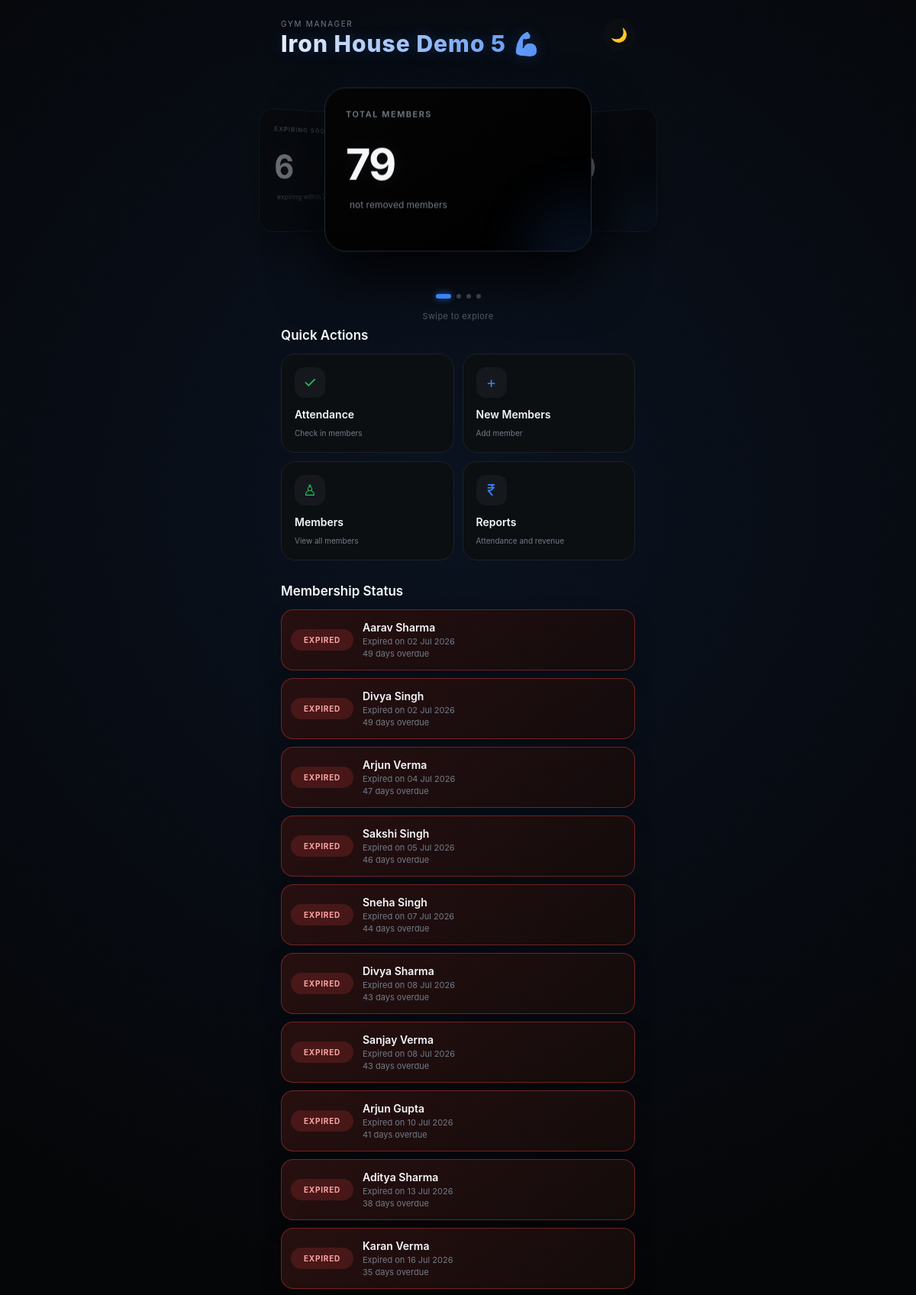
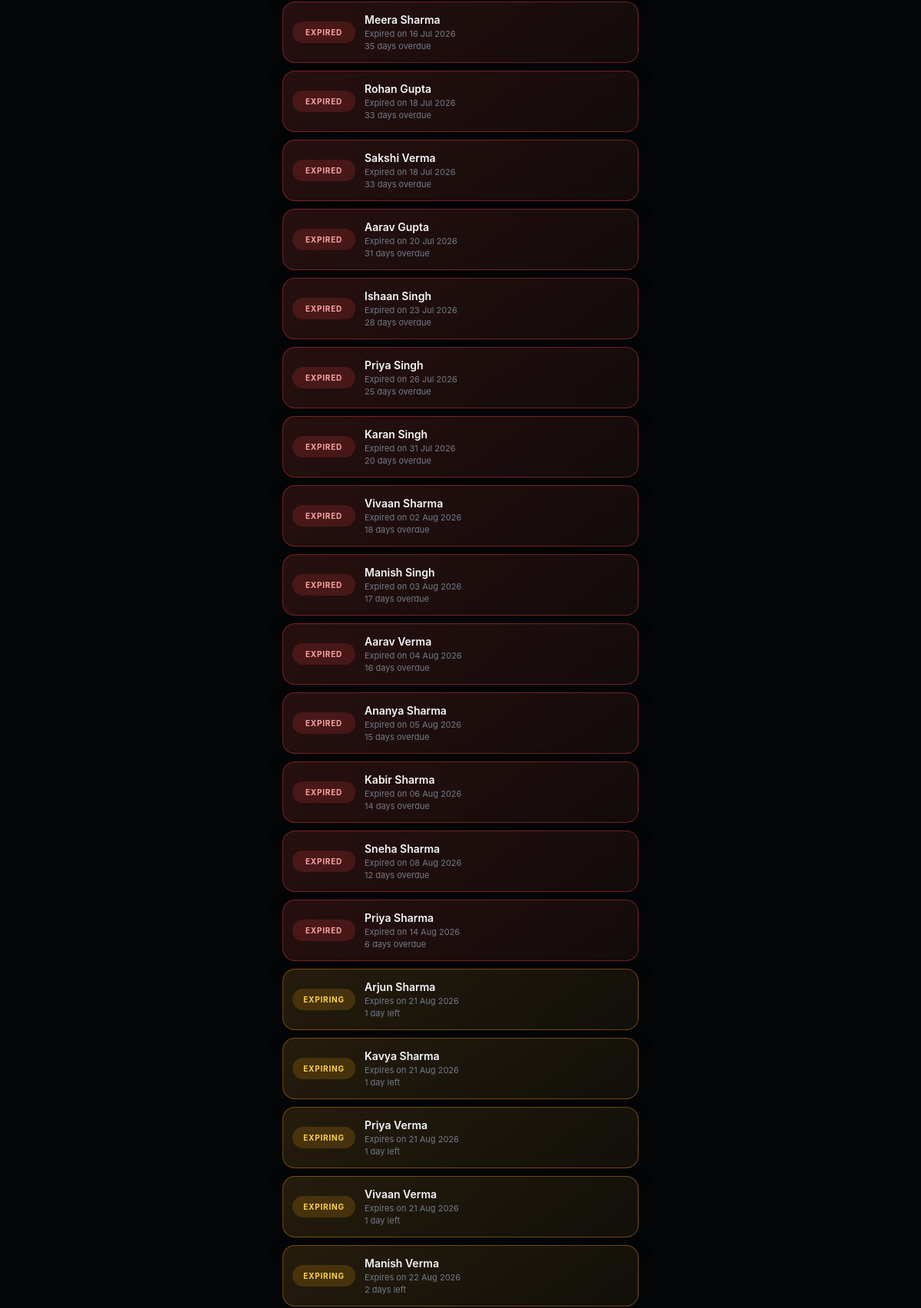
/ (signed in, upper part), run on the app's committed database (2 pictures, top to bottom).
### models.py (models this page shows, shortened)
class GymOwner(UserMixin, db.Model):
    __tablename__ = "gym_owner"
    id = db.Column(db.Integer, primary_key=True)
    username = db.Column(db.String(50), unique=True, nullable=False)
    password_hash = db.Column(db.String(255), nullable=False)
    name = db.Column(db.String(100), nullable=False)
    phone = db.Column(db.String(15), nullable=False)
    join_date = db.Column(db.Date, default=date.today)
    payment_due_date = db.Column(db.Date)
    owner_plan = db.Column(db.String(50))
    member_limit_warning_plan = db.Column(db.String(50))
    trial_days = db.Column(db.Integer, nullable=False, default=0)
    inactive_member_removal_days = db.Column(db.Integer, nullable=False, default=30)
    send_reminder = db.Column(db.Boolean, nullable=False, default=False)
    owner_payments = db.relationship(
        "OwnerPayment",
        backref="owner",
        lazy=True,
        cascade="all, delete-orphan"
    )
    members = db.relationship(
        "Member",
        backref="owner",
        lazy=True,
        cascade="all, delete-orphan"
    )
    plans = db.relationship(
        "MembershipPlan",
        backref="owner",
        lazy=True,
        cascade="all, delete-orphan"
    )

class Member(db.Model):
    __tablename__ = "member"
    id = db.Column(db.Integer, primary_key=True)
    owner_id = db.Column(
        db.Integer,
        db.ForeignKey("gym_owner.id"),
        nullable=False,
        index=True
    )
    name = db.Column(db.String(100), nullable=False)
    address = db.Column(db.String(150), nullable=False)
    phone = db.Column(db.String(15), nullable=False)
    join_date = db.Column(db.Date, nullable=False)
    notes = db.Column(db.Text)
    membership_active = db.Column(db.Boolean, default=True, nullable=False)
    send_membership_reminder = db.Column(db.Boolean, default=True)
    current_plan_id = db.Column(
        db.Integer,
        db.ForeignKey("membership_plan.id")
    )
    current_plan = db.relationship("MembershipPlan", foreign_keys=[current_plan_id])
    membership_start = db.Column(db.Date)
    membership_expiry = db.Column(db.Date)
    memberships = db.relationship(
        "Membership",
        backref="member",
        lazy=True,
        cascade="all, delete-orphan"
    )
    attendance = db.relationship(
        "Attendance",
        backref="member",
        lazy=True,
        cascade="all, delete-orphan"
    )
    __table_args__ = (
        db.UniqueConstraint(
            "owner_id",
            "name",
            name="uq_owner_member_name"
        ),
    )

### routes/members.py (the view)
@members_bp.route("/")
def index():
    if current_user.is_authenticated:
        if current_user.username == config.admin["username"]:
            return redirect("/admin")
        elif current_user.payment_due_date and date.today() > current_user.payment_due_date:
            logout_user()
            return redirect(url_for("members.plan_over"))
        today = date.today()
        month_start = today.replace(day=1)
        total_members = Member.query.filter_by(
            owner_id=current_user.id, membership_active=True
        ).count()
        monthly_revenue = db.session.query(func.sum(Membership.amount_paid)).join(Member).filter(
            Member.owner_id == current_user.id,
            Membership.payment_date >= month_start,
            Membership.payment_date <= today,
        ).scalar() or 0
        today_attendance = Attendance.query.join(Member).filter(
            Member.owner_id == current_user.id,
            Member.membership_active.is_(True),
            Attendance.attendance_date == today,
        ).count()
        expired_members = Member.query.filter(
            Member.owner_id == current_user.id,
            Member.membership_active.is_(True),
            Member.membership_expiry < today,
        ).order_by(Member.membership_expiry.asc(), Member.name.asc()).all()
        expiring_soon = Member.query.filter(
            Member.owner_id == current_user.id,
            Member.membership_active.is_(True),
            Member.membership_expiry >= today,
            Member.membership_expiry <= today + relativedelta(days=7),
        ).order_by(Member.membership_expiry.asc(), Member.name.asc()).all()
        return render_template(
            "home.html", active_page="home", total_members=total_members,
            monthly_revenue=monthly_revenue, today_attendance=today_attendance,
            expiring_soon=len(expiring_soon), expired_members=expired_members,
            expiring_members=expiring_soon, today=today,
        )
    return render_template("index.html")

### security.py (called while the page is built)
def csrf_token():
    token = session.get(CSRF_SESSION_KEY)
    if token is None:
        token = token_urlsafe(32)
        session[CSRF_SESSION_KEY] = token
    return token

### templates/home.html (shortened to what this page needs)
{% extends "components/base.html" %}
{% block head%}
<link rel="stylesheet" href="{{ url_for('static', filename='css/home.css') }}">
{% endblock %}
{% block body %}
<header class="header">
  <div class="gym-name-wrap">
    <p class="small-text">GYM MANAGER</p>
    <h1>{{ current_user.name }} 💪🏻</h1>
  </div>
  <button id="themeBtn" onclick="toggleTheme()">🌙</button>
</header>
<section class="showcase" id="showcase">
  <div class="showcase-stage">
    <div class="stat-card active">
      <div class="stat-label">TOTAL MEMBERS</div>
      <div class="stat-number">{{total_members}}</div>
      <div class="stat-growth green">
        <span> not removed members </span>
      </div>
    </div>
    <div class="stat-card">
      <div class="stat-label">MONTHLY REVENUE</div>
      <div class="stat-number">₹{{ monthly_revenue }}</div>
      <div class="stat-growth green">
        <span> payments this month </span>
      </div>
    </div>
    <div class="stat-card">
      <div class="stat-label">EXPIRING SOON</div>
      <div class="stat-number">{{ expiring_soon }}</div>
      <div class="stat-growth green">
        <span> expiring within 7 days </span>
      </div>
    </div>
  </div>
  <div class="showcase-dots">
    <span class="dot active"></span>
    <span class="dot"></span>
    <span class="dot"></span>
    <span class="dot"></span>
  </div>
  <p class="swipe-hint">Swipe to explore</p>
</section>
<section class="quick-section">
  <div class="section-title">
    <h2>Quick Actions</h2>
  </div>
  <div class="actions">
    <a href="attendance" class="action-card">
      <div class="icon green-icon">✓</div>
      <div>
        <span> Attendance </span>
        <small> Check in members </small>
      </div>
    </a>
    <a class="action-card" href="/add_member">
      <div class="icon blue-icon">+</div>
      <div>
        <span> New Members </span>
        <small> Add member </small>
      </div>
    </a>
    <a href="{{ url_for('members.members') }}" class="action-card">
      <div class="icon green-icon">♙</div>
      <div>
        <span> Members </span>
        <small> View all members </small>
      </div>
    </a>
    <a href="{{ url_for('members.reports') }}" class="action-card">
      <div class="icon blue-icon">₹</div>
      <div>
        <span> Reports </span>
        <small> Attendance and revenue </small>
      </div>
    </a>
  </div>
</section>
<section class="status-section">
  <div class="section-title">
    <h2>Membership Status</h2>
  </div>
  {% if expired_members or expiring_members %}
  <div class="status-list">
    {% for member in expired_members %}
    {% if member.membership_active %}
    <div class="status-item expired">
      <div class="status-badge expired">Expired</div>
      <a class="status-body" href="{{url_for('members.member_details',member_id=member.id)}}">
        <strong>{{ member.name }}</strong>
        <small>Expired on {{ member.membership_expiry.strftime('%d %b %Y') if member.membership_expiry else '—' }}</small>
        <p>{{ (today - member.membership_expiry).days }} day{% if (today - member.membership_expiry).days != 1 %}s{% endif %} overdue</p>
      </a>
    </div>
    {% endif %}
    {% endfor %}
    {% for member in expiring_members %}
    {% if member.membership_active %}
    <div class="status-item warning">
      <div class="status-badge warning">Expiring</div>
      <a class="status-body" href="{{url_for('members.member_details',member_id=member.id)}}">
        <strong>{{ member.name }}</strong>
        <small>Expires on {{ member.membership_expiry.strftime('%d %b %Y') if member.membership_expiry else '—' }}</small>
        <p>{{ (member.membership_expiry - today).days }} day{% if (member.membership_expiry - today).days != 1 %}s{% endif %} left</p>
      </a>
    </div>
    {% endif %}
    {% endfor %}
  </div>
  {% endif %}
</section>
{% endblock %}

### static/css/base.css (style rules this page uses)
* { margin: 0; padding: 0; box-sizing: border-box; -webkit-tap-highlight-color: transparent; }
:root { --bg: #050608; --white: #f5f7fa; --muted: #737b87; --blue: #3b82f6; --green: #22c55e; --border: #20242b; --card: #0c0f12; --card2: #050505; --card3: #000000; --activity: #11151a; --navbg: rgba(5, 6, 8, 0.94); --iconbg: #15191e; --line: #1c2127; --cardborder: #242931; }
html { background: var(--bg); }
body { background: radial-gradient(circle at 50% 18%, rgba(59, 130, 246, 0.1), transparent 35%), var(--bg); color: var(--white); transition: background 0.35s, color 0.35s; font-family: -apple-system, BlinkMacSystemFont, "Segoe UI", Roboto, Arial, sans-serif; min-height: 100vh; overflow-x: hidden; }

### data on the page
GymOwner: name "Iron House Demo 5"
Member: name "Aarav Sharma", membership_expiry "02 Jul 2026", (today-member.membership_expiry).days "49"
Member: name "Divya Singh", membership_expiry "02 Jul 2026", (today-member.membership_expiry).days "49"
Member: name "Arjun Verma", membership_expiry "04 Jul 2026", (today-member.membership_expiry).days "47"
Member: name "Sakshi Singh", membership_expiry "05 Jul 2026", (today-member.membership_expiry).days "46"
Member: name "Sneha Singh", membership_expiry "07 Jul 2026", (today-member.membership_expiry).days "44"
Member: name "Divya Sharma", membership_expiry "08 Jul 2026", (today-member.membership_expiry).days "43"
Member: name "Sanjay Verma", membership_expiry "08 Jul 2026", (today-member.membership_expiry).days "43"
Member: name "Arjun Gupta", membership_expiry "10 Jul 2026", (today-member.membership_expiry).days "41"
Member: name "Aditya Sharma", membership_expiry "13 Jul 2026", (today-member.membership_expiry).days "38"
Member: name "Karan Verma", membership_expiry "16 Jul 2026", (today-member.membership_expiry).days "35"
Member: name "Meera Sharma", membership_expiry "16 Jul 2026", (today-member.membership_expiry).days "35"
Member: name "Rohan Gupta", membership_expiry "18 Jul 2026", (today-member.membership_expiry).days "33"
Member: name "Sakshi Verma", membership_expiry "18 Jul 2026", (today-member.membership_expiry).days "33"
Member: name "Aarav Gupta", membership_expiry "20 Jul 2026", (today-member.membership_expiry).days "31"
Member: name "Ishaan Singh", membership_expiry "23 Jul 2026", (today-member.membership_expiry).days "28"
Member: name "Priya Singh", membership_expiry "26 Jul 2026", (today-member.membership_expiry).days "25"
Member: name "Karan Singh", membership_expiry "31 Jul 2026", (today-member.membership_expiry).days "20"
Member: name "Vivaan Sharma", membership_expiry "02 Aug 2026", (today-member.membership_expiry).days "18"
Member: name "Manish Singh", membership_expiry "03 Aug 2026", (today-member.membership_expiry).days "17"
Member: name "Aarav Verma", membership_expiry "04 Aug 2026", (today-member.membership_expiry).days "16"
Member: name "Ananya Sharma", membership_expiry "05 Aug 2026", (today-member.membership_expiry).days "15"
Member: name "Kabir Sharma", membership_expiry "06 Aug 2026", (today-member.membership_expiry).days "14"
Member: name "Sneha Sharma", membership_expiry "08 Aug 2026", (today-member.membership_expiry).days "12"
Member: name "Priya Sharma", membership_expiry "14 Aug 2026", (today-member.membership_expiry).days "6"
Member: name "Arjun Sharma", membership_expiry "21 Aug 2026", (member.membership_expiry-today).days "1"
Member: name "Kavya Sharma", membership_expiry "21 Aug 2026", (member.membership_expiry-today).days "1"
Member: name "Priya Verma", membership_expiry "21 Aug 2026", (member.membership_expiry-today).days "1"
Member: name "Vivaan Verma", membership_expiry "21 Aug 2026", (member.membership_expiry-today).days "1"
Member: name "Manish Verma", membership_expiry "22 Aug 2026", (member.membership_expiry-today).days "2"

### other printed values
{{ total_members }} "79"
{{ monthly_revenue }} "90300"
{{ expiring_soon }} "6"
